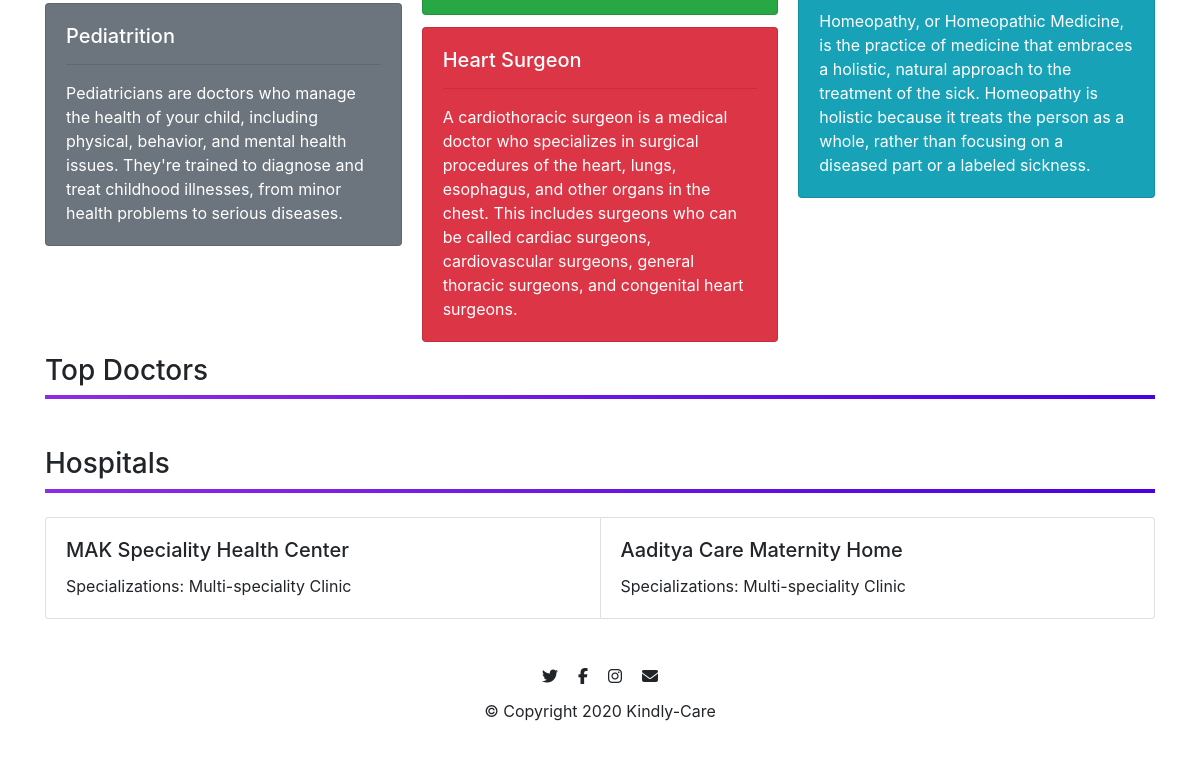
The app's page / (lower part), older data.
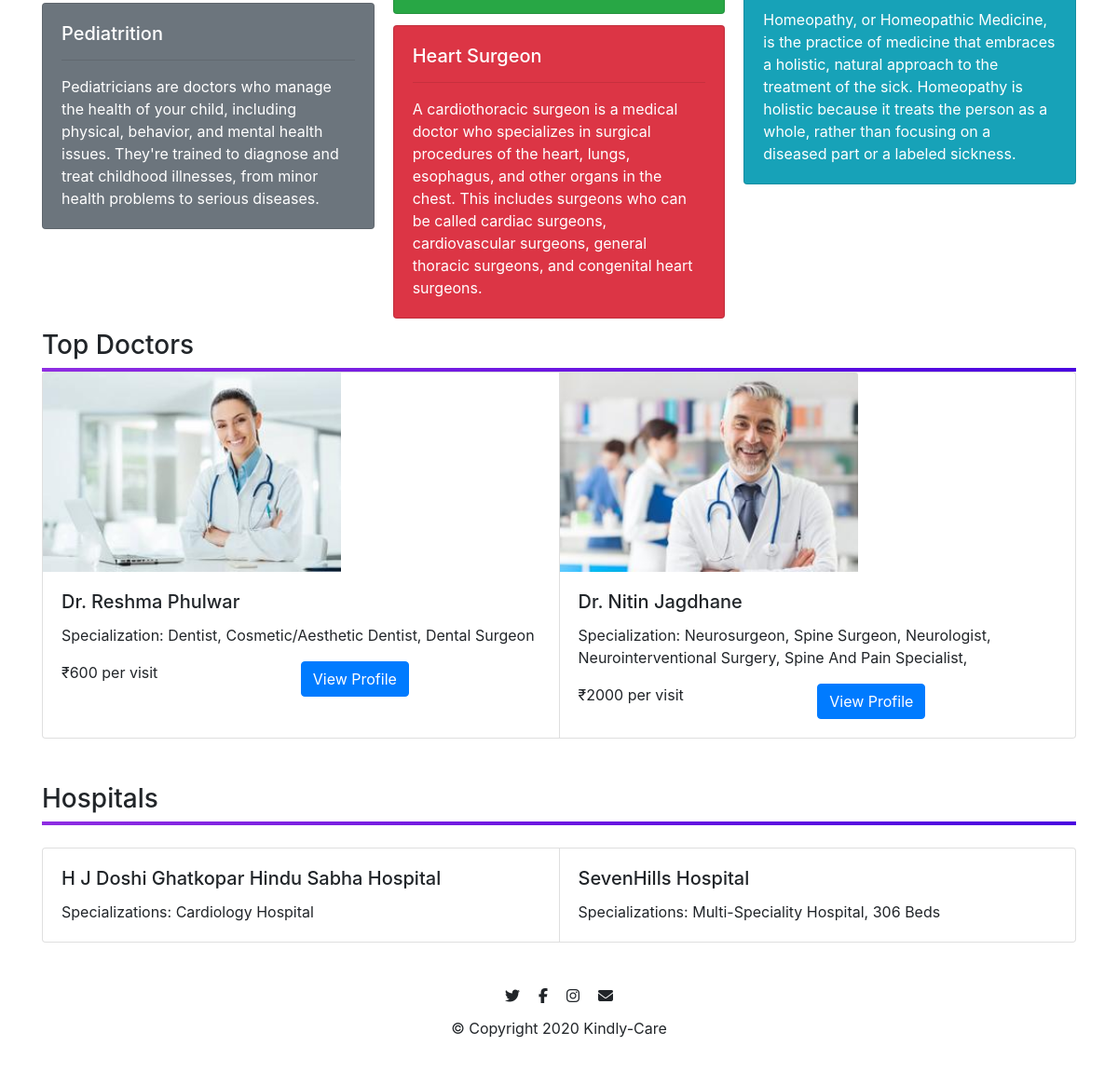
The same page, newer data.
### kindlycare/models.py (models this page shows, shortened)
class Hospitals(db.Model):
    __tablename__ = 'hospital'
    id = db.Column(db.Integer,primary_key=True)
    name = db.Column(db.String(100),nullable=False)
    speciality = db.Column(db.String(50),nullable=False)
    description = db.Column(db.Text,nullable=False)
    contact_no = db. Column(db.Integer,nullable=False)
    address = db.Column(db.Text,nullable=False)
    start_time = db.Column(db.Time,nullable=False)
    end_time = db.Column(db.Time,nullable=False)
    days = db.Column(db.PickleType,nullable=False)
    doctors_name = db.relationship('Doctors',secondary=relate, backref = db.backref('hospital', lazy = True))
    feedbacks = db.relationship('Feedback',backref='hospital')

class Doctors(db.Model, UserMixin):
    __tablename__ = 'doctors'
    id = db.Column(db.Integer,primary_key = True)
    name = db.Column(db.String(20),nullable = False)
    password = db.Column(db.String(20))
    email = db.Column(db.String(64),unique = True,index = True)
    qualification = db.Column(db.String(50),nullable = False)
    specialization = db.Column(db.String(140))
    consultation_fees = db.Column(db.Integer, nullable = False)
    profile_image = db.Column(db.String(64),default = 'default_image.jpg')
    experience = db.Column(db.Text,nullable = False)
    contact_number = db.Column(db.String(10),nullable = False)
    description = db.Column(db.Text,nullable = False)
    address_line_1 = db.Column(db.Text,nullable = False,default='India')
    address_line_2 = db.Column(db.Text,nullable = False,default='India')
    address_line_3 = db.Column(db.Text,nullable = False,default='India')
    reviews = db.relationship('Reviews',backref='doctor')
    slots = db.relationship('Slots',backref='doctor')
    appointments = db.relationship('Appointments',backref='doctor')
    hospitals_name = db.relationship('Hospitals',secondary=relate, backref = db.backref('doctor', lazy = True))

### kindlycare/core/views.py (the view)
@core.route('/', methods=['GET', 'POST'])
def home():
    if request.method == 'POST':
        opt = request.form.get('options')
        return redirect(url_for('core.filter', opt=opt))
    docs = []
    hosps = []
    hosps = Hospitals.query.limit(6).all()
    den_flag = 0
    ped_flag = 0
    gen_phy_flag = 0
    heart_flag = 0
    homeo_flag = 0
    neuro_flag = 0
    for doc in Doctors.query.all():
        if 'dentist' in doc.specialization.lower() and den_flag == 0:
            docs.append(doc)
            den_flag = 1
        if 'pediatrition' in doc.specialization.lower() and ped_flag == 0:
            docs.append(doc)
            ped_flag = 1
        if 'general physician' in doc.specialization.lower() and gen_phy_flag == 0:
            docs.append(doc)
            ped_flag = 1
        if 'homeopath' in doc.specialization.lower() and homeo_flag == 0:
            docs.append(doc)
            ped_flag = 1
        if 'neurologist' in doc.specialization.lower() and neuro_flag == 0:
            docs.append(doc)
            ped_flag = 1
        if 'heart' in doc.specialization.lower() and heart_flag == 0:
            docs.append(doc)
            ped_flag = 1
    return render_template('index.html', docs=docs, hosps=hosps)

### kindlycare/templates/index.html (shortened to what this page needs)
{% extends 'base.html' %}
{% block content %}
<div>
    <br>
    <br>
    <br>
    <div style="background-image: linear-gradient(to right,#8E2DE2,#4A00E0);width: 100%;height: 4px;"></div><br>
    <div class="card-columns">
        <div class="card text-white bg-secondary">
            <div class="card-body">
                <h5 class="card-title">Pediatrition</h5>
                <hr>
                <p class="card-text">Pediatricians are doctors who manage the health of your child, including physical,
                    behavior, and mental health issues. They're trained to diagnose and treat childhood illnesses, from
                    minor health problems to serious diseases.</p>
            </div>
        </div>
        <div class="card text-white bg-success">
            <div class="card-body">
            </div>
        </div>
        <div class="card text-white bg-danger">
            <div class="card-body">
                <h5 class="card-title">Heart Surgeon</h5>
                <hr>
                <p class="card-text">A cardiothoracic surgeon is a medical doctor who specializes in surgical procedures
                    of the heart, lungs, esophagus, and other organs in the chest. This includes surgeons who can be
                    called cardiac surgeons, cardiovascular surgeons, general thoracic surgeons, and congenital heart
                    surgeons.</p>
            </div>
        </div>
        <div class="card text-white bg-info">
            <div class="card-body">
                <p class="card-text">Homeopathy, or Homeopathic Medicine, is the practice of medicine that embraces a
                    holistic, natural approach to the treatment of the sick. Homeopathy is holistic because it treats
                    the person as a whole, rather than focusing on a diseased part or a labeled sickness.</p>
            </div>
        </div>
    </div>
    <h3>Top Doctors</h3>
    <div style="background-image: linear-gradient(to right,#8E2DE2,#4A00E0);width: 100%;height: 4px;"></div>
    {% if docs %}
    <div class="card-group">
        {%for doc in docs%}
        <div class="card" style="width: 20rem;">
            <img class="card-img-top" src="{{url_for('static',filename='profile_pics/'+doc.profile_image)}}"
                style="width:20rem;" alt="Card image cap">
            <div class="card-body">
                <h5 class="card-title">Dr. {{doc.name}}</h5>
                <p class="card-text">Specialization: {{doc.specialization}}</p>
                <div class="row no-gutters">
                    <div class="col-md-6">
                        <p class="card-text">₹{{doc.consultation_fees}} per visit</p>
                    </div>
                    <div class="col-md-6">
                        <a href="{{url_for('doctors.viewDoctor',doctor_id=doc.id)}}" class="btn btn-primary">View Profile</a>
                    </div>
                </div>
            </div>
        </div>
        {%endfor%}
    </div>
    {% endif %}
    <br>
    <br>
    <h3>Hospitals</h3>
    <div style="background-image: linear-gradient(to right,#8E2DE2,#4A00E0);width: 100%;height: 4px;"></div>
    <br>
    <div class="card-group">
        {%for h in hosps%}
        <div class="card">
            <div class="card-body">
                <h5 class="card-title">{{h.name}}</h5>
                <p class="card-text">Specializations: {{h.speciality}}</p>
            </div>
        </div>
        {%endfor%}
    </div>
</div>
<footer id="footer" style="text-align: center; background-color: #fff; padding: 3% 15%;">
    <i class="fab fa-twitter footer-icon" style="padding: 2% 1%;"></i>
    <i class="fab fa-facebook-f footer-icon" style="padding: 2% 1%;"></i>
    <i class="fab fa-instagram footer-icon" style="padding: 2% 1%;"></i>
    <i class="fas fa-envelope footer-icon" style="padding: 2% 1%;"></i>
    <p>© Copyright 2020 Kindly-Care</p>
</footer>
{% endblock %}

Row changes from the older to the newer data that the page shows:
now on this page (row edited): Doctors: profile_image (picture), name "Reshma Phulwar", specialization "Dentist, Cosmetic/Aesthetic Dentist, Dental Surgeon", consultation_fees "600"
added Doctors: profile_image (picture), name "Nitin Jagdhane", specialization "Neurosurgeon, Spine Surgeon, Neurologist, Neurointerventional Surgery, Spine And Pain Specialist,", consultation_fees "2000"
changed Hospitals: name "MAK Speciality Health Center" → "H J Doshi Ghatkopar Hindu Sabha Hospital"; speciality "Multi-speciality Clinic" → "Cardiology Hospital"
changed Hospitals: name "Aaditya Care Maternity Home" → "SevenHills Hospital"; speciality "Multi-speciality Clinic" → "Multi-Speciality Hospital, 306 Beds"
